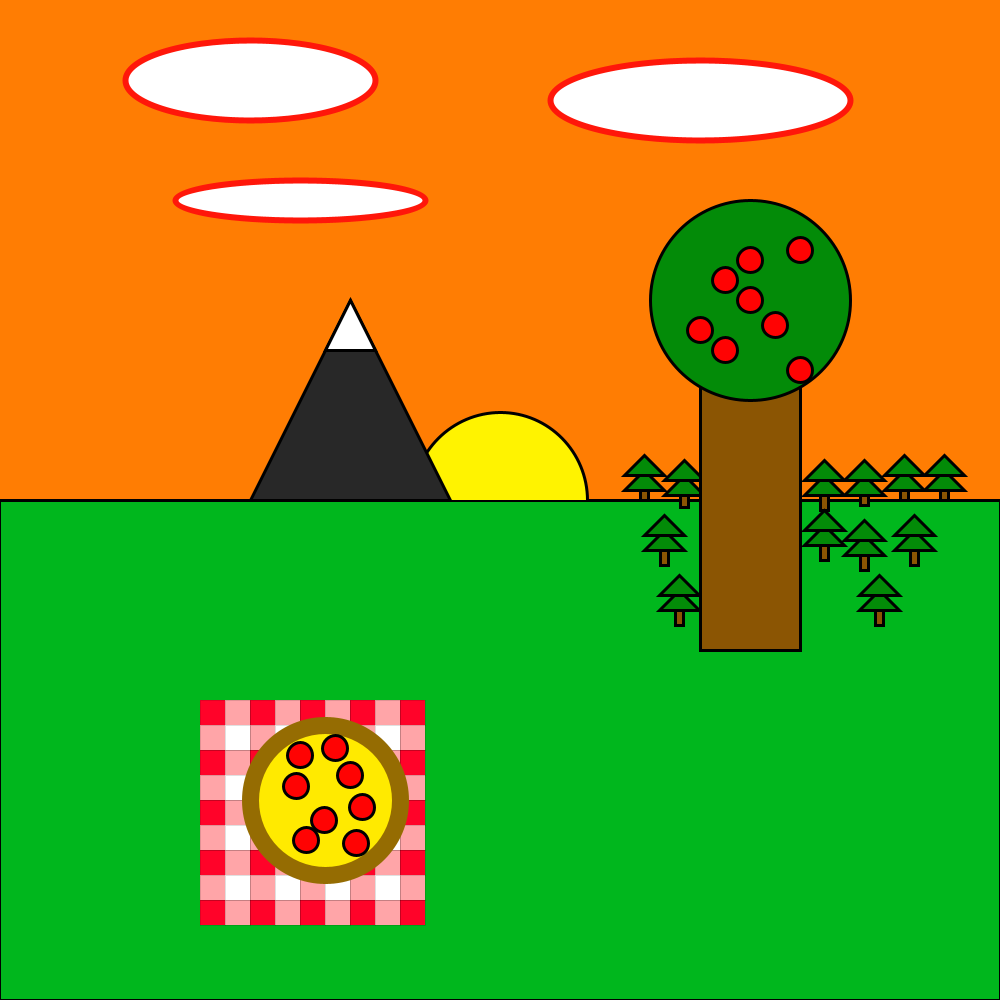
Frame 1 (no input)
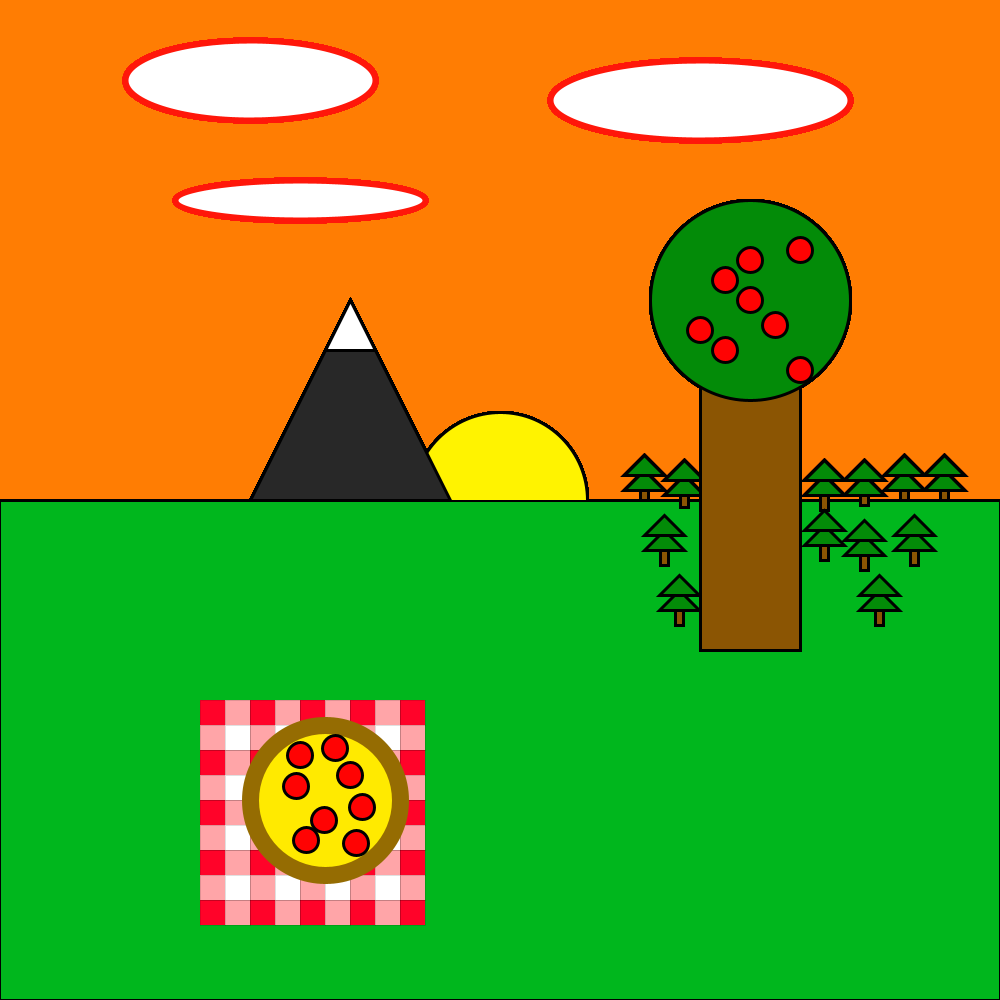
Frame 60 (the mouse pressed at the canvas centre just before this capture)
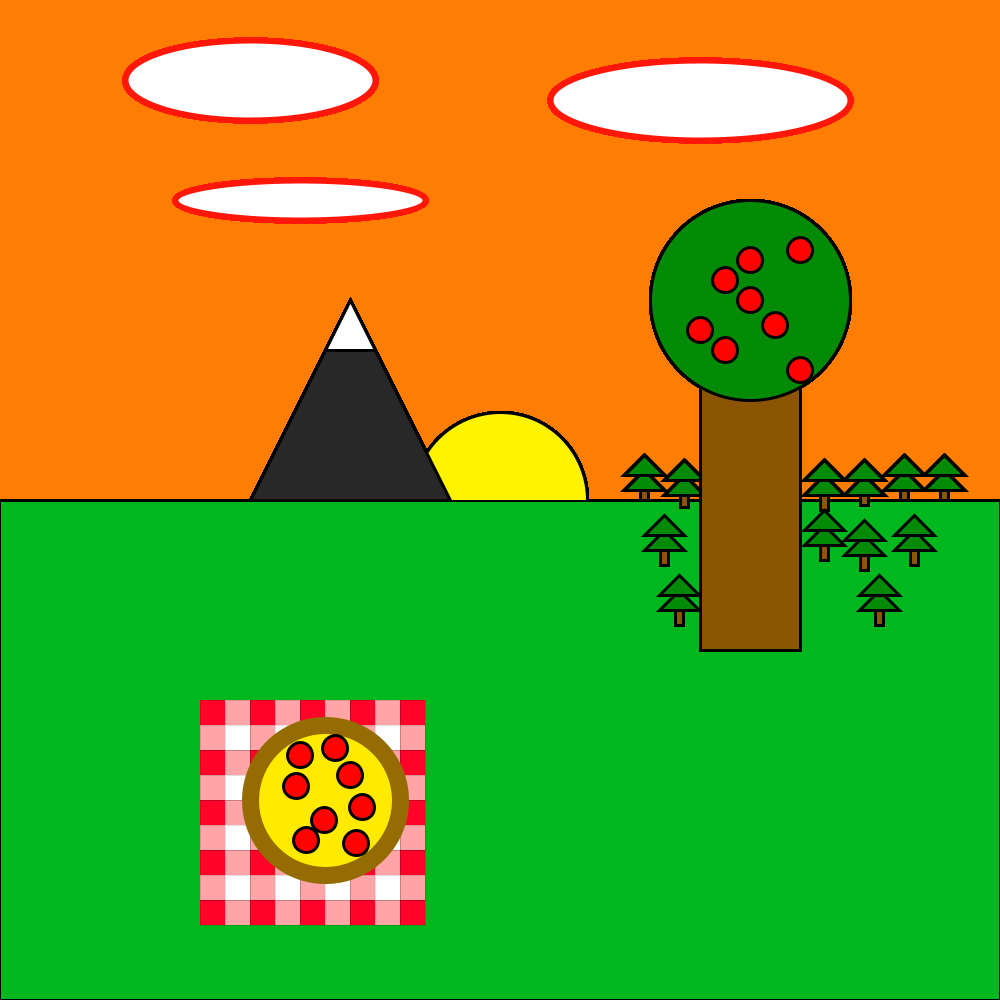
Frame 120 (the mouse held since frame 60 and released just before this capture)

The Processing sketch that drew these frames (run headless with seeded random() and noise(); from frame 60 on, the mouse is pressed at the canvas centre):

// Processing sketch: sunset
// ── sunset.pde
void setup() {
  size(1000, 1000);
  background(#FF7D03);

}
 void draw() { 
//makes the green field (I put in -1 and -1001 because it was ending slightly on screen and I didn't like it)
fill(#00B71D);
//I set the stroke here because when i set it for the pizza it wanted to do that to every object, so this resets it
strokeWeight(3);
stroke(0);
rect(-1, 500, 1001, 500);

//makes the sun, A B values set the location, C D set the width and height, E F set the start and end of the arc
fill(#FFF300);
arc(500, 500, 175, 175, PI, TWO_PI );


//makes trunks of the forest
fill(#8B5503);
//tree 1
rect(640, 460, 8, 40);
//tree 2
rect(680, 467, 8, 40);
//tree 3
rect(820, 470, 8, 40);
//tree 4
rect(860, 465, 8, 40);
//tree 5
rect(900, 460, 8, 40);
//tree 6
rect(940, 460, 8, 40);
//tree 7
rect(660, 525, 8, 40);
//tree 8
rect(860, 530, 8, 40);
//tree 9
rect(910, 525, 8, 40);
//tree 10
rect(820, 520, 8, 40);
//tree 11
rect(675, 585, 8, 40);
//tree 12
rect(875, 585, 8, 40);

//makes leaves of the forest
fill(#038B08);
//tree 1
triangle(624, 490,   664, 490,    644, 470);
triangle(624, 475,   664, 475,    644, 455);

//tree 2
triangle(664, 495,   704, 495,    684, 475);
triangle(664, 480,   704, 480,    684, 460);


//tree 3
triangle(804, 495,   844, 495,    824, 475);
triangle(804, 480,   844, 480,    824, 460);


//tree 4
triangle(844, 495,   884, 495,    864, 475);
triangle(844, 480,   884, 480,    864, 460);

//tree 5
triangle(884, 490,   924, 490,    904, 470);
triangle(884, 475,   924, 475,    904, 455);

//tree 6
triangle(924, 490,   964, 490,    944, 470);
triangle(924, 475,   964, 475,    944, 455);

//tree7
triangle(644, 550,   684, 550,    664, 530);
triangle(644, 535,   684, 535,    664, 515);

//tree 8
triangle(844, 555,   884, 555,    864, 535);
triangle(844, 540,   884, 540,    864, 520);

//tree 9
triangle(894, 550,   934, 550,    914, 530);
triangle(894, 535,   934, 535,    914, 515);

//tree 10
triangle(804, 545,   844, 545,    824, 525);
triangle(804, 530,   844, 530,    824, 510);

//tree 11
triangle(659, 610,   699, 610,    679, 590);
triangle(659, 595,   699, 595,    679, 575);

//tree 12
triangle(859, 610,   899, 610,    879, 590);
triangle(859, 595,   899, 595,    879, 575);

//makes the tree trunk
fill(#8B5503);
rect(700, 300, 100, 350);

//makes the leaves
fill(#038B08);
ellipse(750, 300, 200, 200);

//makes the apples
fill(#FF0303);
ellipse(725, 350, 25, 25);
fill(#FF0303);
ellipse(800, 370, 25, 25);
fill(#FF0303);
ellipse(775, 325, 25, 25);
fill(#FF0303);
ellipse(750, 300, 25, 25);
fill(#FF0303);
ellipse(700, 330, 25, 25);
fill(#FF0303);
ellipse(725, 280, 25, 25);
fill(#FF0303);
ellipse(750, 260, 25, 25);
fill(#FF0303);
ellipse(800, 250, 25, 25);

//makes the mountain, each set of two numbers is the coordinates of a point
fill(40);
triangle(250, 500,      450, 500,      350, 300);

//makes the snow on the mountain
fill(255);
triangle(325, 350,      375, 350,      350, 300);

//red squares of the picnic, strokeweight removes the borders
strokeWeight(0);
fill(#FF0329);
//red 1
rect(200, 700, 25, 25);
rect(250, 700, 25, 25);
rect(300, 700, 25, 25);
rect(350, 700, 25, 25);
rect(400, 700, 25, 25);

 //red 2 
rect(200, 750, 25, 25);
rect(250, 750, 25, 25);
rect(300, 750, 25, 25);
rect(350, 750, 25, 25);
rect(400, 750, 25, 25);

//red 3
rect(200, 800, 25, 25);
rect(250, 800, 25, 25);
rect(300, 800, 25, 25);
rect(350, 800, 25, 25);
rect(400, 800, 25, 25);

//red 4
rect(200, 850, 25, 25);
rect(250, 850, 25, 25);
rect(300, 850, 25, 25);
rect(350, 850, 25, 25);
rect(400, 850, 25, 25);

//red 5
rect(200, 900, 25, 25);
rect(250, 900, 25, 25);
rect(300, 900, 25, 25);
rect(350, 900, 25, 25);
rect(400, 900, 25, 25);

//pink squares 
fill(#FFA5A8);
//pink 1
rect(225, 700, 25, 25);
rect(275, 700, 25, 25);
rect(325, 700, 25, 25);
rect(375, 700, 25, 25);

//pink 2
rect(200, 725, 25, 25);
rect(250, 725, 25, 25);
rect(300, 725, 25, 25);
rect(350, 725, 25, 25);
rect(400, 725, 25, 25);

//pink 3
rect(225, 750, 25, 25);
rect(275, 750, 25, 25);
rect(325, 750, 25, 25);
rect(375, 750, 25, 25);

//pink 4
rect(200, 775, 25, 25);
rect(250, 775, 25, 25);
rect(300, 775, 25, 25);
rect(350, 775, 25, 25);
rect(400, 775, 25, 25);

//pink 5
rect(225, 800, 25, 25);
rect(275, 800, 25, 25);
rect(325, 800, 25, 25);
rect(375, 800, 25, 25);

//pink 6
rect(200, 825, 25, 25);
rect(250, 825, 25, 25);
rect(300, 825, 25, 25);
rect(350, 825, 25, 25);
rect(400, 825, 25, 25);

//pink 7
rect(225, 850, 25, 25);
rect(275, 850, 25, 25);
rect(325, 850, 25, 25);
rect(375, 850, 25, 25);

//pink 8
rect(200, 875, 25, 25);
rect(250, 875, 25, 25);
rect(300, 875, 25, 25);
rect(350, 875, 25, 25);
rect(400, 875, 25, 25);

//pink 9
rect(225, 900, 25, 25);
rect(275, 900, 25, 25);
rect(325, 900, 25, 25);
rect(375, 900, 25, 25);

//white squares
fill(255);
//white 1
rect(225, 725, 25, 25);
rect(275, 725, 25, 25);
rect(325, 725, 25, 25);
rect(375, 725, 25, 25);

//white 2
rect(225, 775, 25, 25);
rect(275, 775, 25, 25);
rect(325, 775, 25, 25);
rect(375, 775, 25, 25);

//white 3
rect(225, 825, 25, 25);
rect(275, 825, 25, 25);
rect(325, 825, 25, 25);
rect(375, 825, 25, 25);

rect(225, 875, 25, 25);
rect(275, 875, 25, 25);
rect(325, 875, 25, 25);
rect(375, 875, 25, 25);
 
//makes the pizza (I only put this in beacuse I was hungry)
strokeWeight(17);
stroke(#956C02);
fill(#FFEA00);
ellipse(325, 800, 150, 150);

//makes the pepperonis
fill(#FF0303);
strokeWeight(3);
stroke(0);
ellipse(350, 775, 25, 25);
ellipse(300, 755, 25, 25);
ellipse(335, 748, 25, 25);
ellipse(362, 807, 25, 25);
ellipse(324, 820, 25, 25);
ellipse(306, 840, 25, 25);
ellipse(296, 786, 25, 25);
ellipse(356, 843, 25, 25);







//makes the clouds
fill(255);
stroke(#FF170A);
strokeWeight(6);
ellipse(700, 100, 300, 80);
ellipse(300, 200, 250, 40);
ellipse(250, 80, 250, 80);






}
